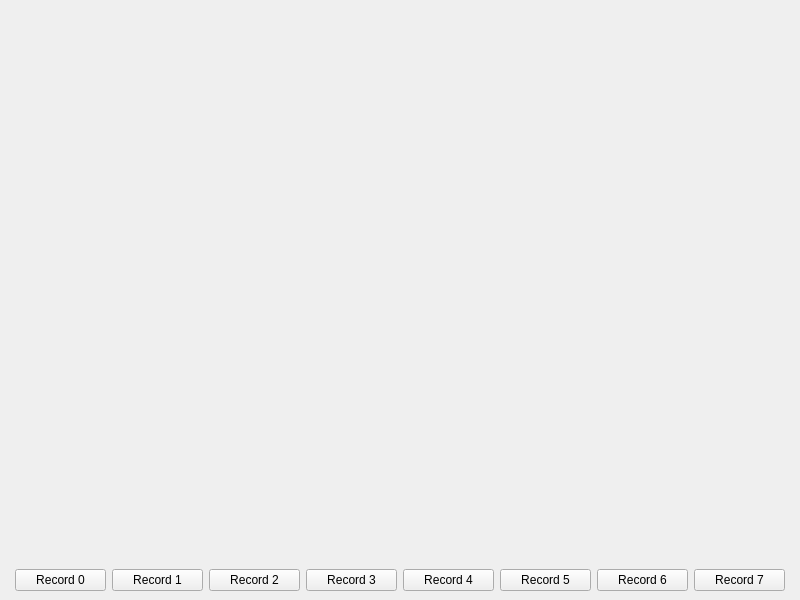
<?xml version="1.0" encoding="UTF-8"?>
<ui version="4.0">
 <class>win_plot</class>
 <widget class="QMainWindow" name="win_plot">
  <property name="geometry">
   <rect>
    <x>0</x>
    <y>0</y>
    <width>800</width>
    <height>600</height>
   </rect>
  </property>
  <property name="windowTitle">
   <string>Soundwave gestures using Doppler Effect</string>
  </property>
  <widget class="QWidget" name="centralwidget">
   <layout class="QVBoxLayout" name="verticalLayout">
    <item>
     <widget class="QwtPlot" name="qwtPlot">
      <property name="enabled">
       <bool>false</bool>
      </property>
     </widget>
    </item>
    <item>
     <layout class="QHBoxLayout" name="horizontalLayout">
      <property name="leftMargin">
       <number>6</number>
      </property>
      <property name="topMargin">
       <number>0</number>
      </property>
      <property name="rightMargin">
       <number>6</number>
      </property>
      <property name="bottomMargin">
       <number>0</number>
      </property>
      <item>
       <widget class="QPushButton" name="btn_gesture_0">
        <property name="enabled">
         <bool>true</bool>
        </property>
        <property name="toolTip">
         <string>Right-To-Left-One-Hand</string>
        </property>
        <property name="text">
         <string>Record 0</string>
        </property>
        <property name="checkable">
         <bool>false</bool>
        </property>
        <property name="autoRepeat">
         <bool>false</bool>
        </property>
       </widget>
      </item>
      <item>
       <widget class="QPushButton" name="btn_gesture_1">
        <property name="toolTip">
         <string>Top-to-Bottom-One-Hand</string>
        </property>
        <property name="text">
         <string>Record 1</string>
        </property>
       </widget>
      </item>
      <item>
       <widget class="QPushButton" name="btn_gesture_2">
        <property name="toolTip">
         <string>Entgegengesetzt with two hands</string>
        </property>
        <property name="text">
         <string>Record 2</string>
        </property>
       </widget>
      </item>
      <item>
       <widget class="QPushButton" name="btn_gesture_3">
        <property name="toolTip">
         <string>Single-push with one hand</string>
        </property>
        <property name="text">
         <string>Record 3</string>
        </property>
       </widget>
      </item>
      <item>
       <widget class="QPushButton" name="btn_gesture_4">
        <property name="toolTip">
         <string>Double-push with one hand</string>
        </property>
        <property name="text">
         <string>Record 4</string>
        </property>
       </widget>
      </item>
      <item>
       <widget class="QPushButton" name="btn_gesture_5">
        <property name="toolTip">
         <string>Rotate one hand</string>
        </property>
        <property name="text">
         <string>Record 5</string>
        </property>
       </widget>
      </item>
      <item>
       <widget class="QPushButton" name="btn_gesture_6">
        <property name="toolTip">
         <string>Background noise (no gesture, but in silent room)</string>
        </property>
        <property name="text">
         <string>Record 6</string>
        </property>
       </widget>
      </item>
      <item>
       <widget class="QPushButton" name="btn_gesture_7">
        <property name="toolTip">
         <string>No gesture with background sound (in a Pub, at office, in the kitchen, etc.)</string>
        </property>
        <property name="text">
         <string>Record 7</string>
        </property>
       </widget>
      </item>
     </layout>
    </item>
   </layout>
  </widget>
 </widget>
 <customwidgets>
  <customwidget>
   <class>QwtPlot</class>
   <extends>QFrame</extends>
   <header>qwt_plot.h</header>
  </customwidget>
 </customwidgets>
 <resources/>
 <connections/>
</ui>
